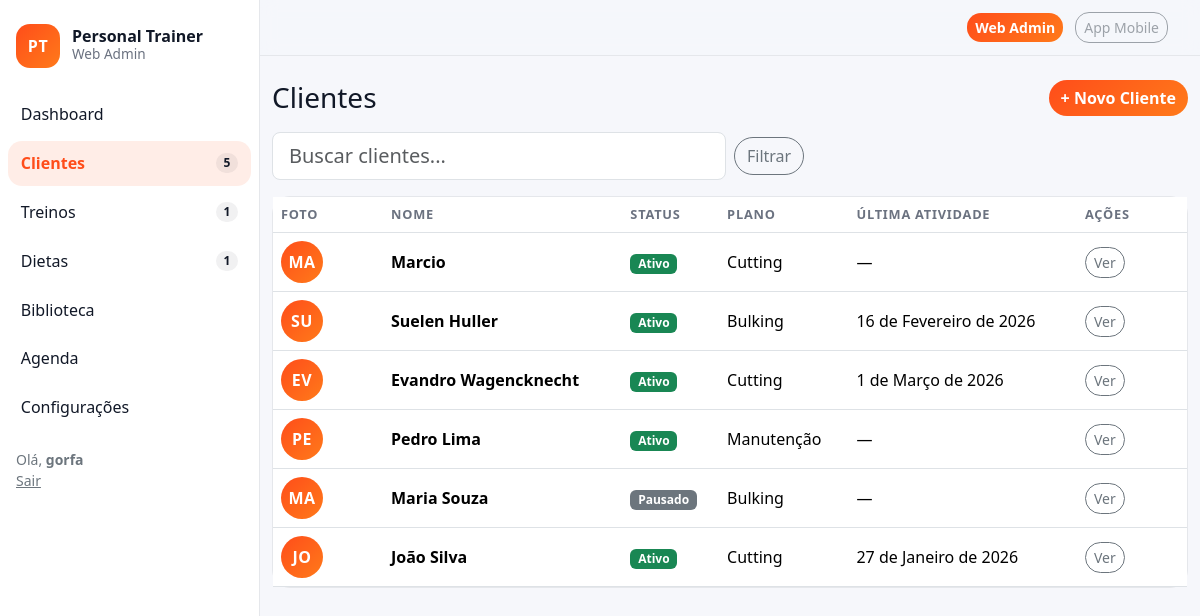
Page /crm/ (signed in) on the committed database.
### crm/models.py (models this page shows, shortened)
class Client(models.Model):
    class Status(models.TextChoices):
        ACTIVE = "active", "Ativo"
        PAUSED = "paused", "Pausado"
        ARCHIVED = "archived", "Arquivado"
    full_name = models.CharField("Nome", max_length=160)
    age = models.PositiveIntegerField("Idade", default=0)
    weight_kg = models.DecimalField("Peso (kg)", max_digits=5, decimal_places=1, default=0)
    height_m = models.DecimalField("Altura (m)", max_digits=4, decimal_places=2, default=0)
    status = models.CharField(max_length=16, choices=Status.choices, default=Status.ACTIVE)
    plan = models.ForeignKey(Plan, on_delete=models.SET_NULL, null=True, blank=True)
    last_activity_at = models.DateField("Última atividade", null=True, blank=True)
    created_at = models.DateTimeField(auto_now_add=True)

class Plan(models.Model):
    name = models.CharField(max_length=80, unique=True)
    def __str__(self) -> str:
        return self.name

### crm/views.py (the view)
# urls.py: path("", views.ClientListView.as_view(), name="client_list"),
class ClientListView(LoginRequiredMixin, ListView):
    model = Client
    template_name = "crm/client_list.html"
    context_object_name = "clients"
    paginate_by = 20
    def get_queryset(self):
        qs = super().get_queryset().select_related("plan").order_by("-created_at")
        q = self.request.GET.get("q")
        if q:
            qs = qs.filter(full_name__icontains=q)
        return qs

### core/context_processors.py (called while the page is built)
def nav_counts(request):
    try:
        return {
            "nav_clients_count": Client.objects.filter(status=Client.Status.ACTIVE).count(),
            "nav_workouts_today": WorkoutPlan.objects.filter(is_active=True).count(),
            "nav_diets_active": DietPlan.objects.filter(is_active=True).count(),
            "nav_alerts_count": Alert.objects.filter(is_open=True).count(),
        }
    except Exception:
        return {"nav_clients_count": 0, "nav_workouts_today": 0, "nav_diets_active": 0, "nav_alerts_count": 0}

### crm/templates/crm/client_list.html (shortened to what this page needs)
{% extends "base.html" %}
{% block content %}
<div class="d-flex align-items-center justify-content-between mb-3">
  <h1 class="h3 mb-0">Clientes</h1>
  <a class="btn btn-brand btn-pill" href="{% url 'crm:client_create' %}">+ Novo Cliente</a>
</div>
<form class="row g-2 align-items-center mb-3" method="get">
  <div class="col-12 col-md-6">
    <input class="form-control form-control-lg" name="q" value="{{ request.GET.q }}" placeholder="Buscar clientes...">
  </div>
  <div class="col-auto">
    <button class="btn btn-outline-secondary btn-pill" type="submit">Filtrar</button>
  </div>
</form>
<div class="card">
  <div class="card-body p-0">
    <div class="table-responsive">
      <table class="table table-hover align-middle mb-0">
        <thead>
          <tr>
            <th style="width:110px;">Foto</th>
            <th>Nome</th>
            <th>Status</th>
            <th>Plano</th>
            <th>Última atividade</th>
            <th style="width:110px;">Ações</th>
          </tr>
        </thead>
        <tbody>
          {% for c in clients %}
          <tr>
            <td>
              <div class="brand-mark" style="width:42px;height:42px;border-radius:999px;">
                {{ c.full_name|slice:":1"|upper }}{{ c.full_name|slice:"1:2"|upper }}
              </div>
            </td>
            <td class="fw-bold">{{ c.full_name }}</td>
            <td>
              {% if c.status == 'active' %}
                <span class="badge text-bg-success">Ativo</span>
              {% elif c.status == 'paused' %}
                <span class="badge text-bg-secondary">Pausado</span>
              {% else %}
                <span class="badge text-bg-light">Arquivado</span>
              {% endif %}
            </td>
            <td>{{ c.plan|default:"—" }}</td>
            <td>{{ c.last_activity_at|default:"—" }}</td>
            <td>
              <a class="btn btn-sm btn-outline-secondary btn-pill" href="{% url 'crm:client_detail' c.pk %}">Ver</a>
            </td>
          </tr>
          {% empty %}
          <tr><td colspan="6" class="text-center text-secondary py-4">Nenhum cliente encontrado.</td></tr>
          {% endfor %}
        </tbody>
      </table>
    </div>
  </div>
</div>
{% endblock %}

### templates/base.html (shortened to what this page needs)
{% load static %}
<!doctype html>
<html lang="pt-br">
<head>
  <link href="https://cdn.jsdelivr.net/npm/bootstrap@5.3.3/dist/css/bootstrap.min.css" rel="stylesheet">
  <link href="{% static 'css/theme.css' %}" rel="stylesheet">
</head>
<body class="app-body">
  <div class="app-shell">
    <aside class="app-sidebar">
      <div class="px-3 py-4">
        <div class="brand">
          <div class="brand-mark">PT</div>
          <div class="brand-name">
            <div class="brand-title">Personal Trainer</div>
            <div class="brand-sub">Web Admin</div>
          </div>
        </div>
      </div>
      <nav class="nav flex-column px-2">
        <a class="nav-link {% if request.resolver_match.url_name == 'dashboard' %}active{% endif %}"
           href="{% url 'dashboard' %}">
          <span>Dashboard</span>
        </a>
        <a class="nav-link {% if request.path|slice:':5' == '/crm/' %}active{% endif %}"
           href="{% url 'crm:client_list' %}">
          <span>Clientes</span>
          <span class="badge badge-metric">{{ nav_clients_count }}</span>
        </a>
        <a class="nav-link {% if request.path|slice:':9' == '/treinos/' %}active{% endif %}"
           href="{% url 'workouts:workout_list' %}">
          <span>Treinos</span>
          <span class="badge badge-metric">{{ nav_workouts_today }}</span>
        </a>
        <a class="nav-link {% if request.path|slice:':8' == '/dietas/' %}active{% endif %}"
           href="{% url 'diets:diet_list' %}">
          <span>Dietas</span>
          <span class="badge badge-metric">{{ nav_diets_active }}</span>
        </a>
        <a class="nav-link {% if request.path|slice:':12' == '/biblioteca/' %}active{% endif %}"
           href="{% url 'library:exercises' %}">
          <span>Biblioteca</span>
        </a>
        <a class="nav-link {% if request.path|slice:':10' == '/agenda/' %}active{% endif %}"
           href="{% url 'agenda:calendar' %}">
          <span>Agenda</span>
        </a>
        <a class="nav-link {% if request.path|slice:':10' == '/anamnese/' %}active{% endif %}"
           href="{% url 'anamnesis:builder' %}">
          <span>Configurações</span>
        </a>
        <div class="mt-3 px-2 small text-secondary">
          {% if request.user.is_authenticated %}
            Olá, <strong>{{ request.user.get_short_name|default:request.user.username }}</strong><br>
            <a class="link-secondary" href="{% url 'logout' %}">Sair</a>
          {% else %}
            <a class="link-secondary" href="{% url 'login' %}">Entrar</a>
          {% endif %}
        </div>
      </nav>
    </aside>
    <main class="app-main">
      <header class="app-topbar">
        <div class="container-fluid d-flex align-items-center justify-content-end">
          <div class="topbar-switch ms-auto">
            <a class="btn btn-brand btn-sm me-2" href="/admin/">Web Admin</a>
            <span class="btn btn-outline-secondary btn-sm disabled" aria-disabled="true">App Mobile</span>
          </div>
        </div>
      </header>
      <section class="app-content container-fluid py-4">
        {% block content %}{% endblock %}
      </section>
    </main>
  </div>
</body>
</html>

### static/css/theme.css (style rules this page uses)
:root { --brand:#ff4d1a; --brand-2:#ff7a1a; --brand-soft: rgba(255,77,26,.10); --danger:#ff2d55; --bg:#f6f7fb; --text:#111827; --muted:#6b7280; --card:#ffffff; --border:#e5e7eb; --radius:18px; }
* { box-sizing:border-box }
body { font-family: ui-sans-serif, system-ui, -apple-system, Segoe UI, Roboto, Arial, "Apple Color Emoji","Segoe UI Emoji"; }
.app-body { background:var(--bg); color:var(--text); }
.app-shell { display:flex; min-height:100vh; }
.app-sidebar { width:260px; background:#fff; border-right:1px solid var(--border); position:sticky; top:0; height:100vh; }
.brand { display:flex; align-items:center; gap:12px; }
.brand-mark { width:44px; height:44px; border-radius:14px; background:linear-gradient(135deg,var(--brand),var(--brand-2)); color:#fff; display:flex; align-items:center; justify-content:center; font-weight:900; letter-spacing:.5px; }
.brand-title { font-weight:800; line-height:1; }
.brand-sub { color:var(--muted); font-size:.85rem; }
.app-sidebar .nav-link { display:flex; align-items:center; justify-content:space-between; border-radius:14px; padding:.65rem .8rem; color:#111827; margin-bottom:.25rem; }
.app-sidebar .nav-link.active { background:var(--brand-soft); color:var(--brand); font-weight:700; }
.badge-metric { background:rgba(17,24,39,.06); color:#111827; font-weight:700; border-radius:999px; }
.app-main { flex:1; min-width:0; }
.app-topbar { position:sticky; top:0; z-index:10; background:rgba(246,247,251,.9); backdrop-filter: blur(8px); border-bottom:1px solid var(--border); padding:.75rem 0; }
.btn-brand { background:linear-gradient(135deg,var(--brand),var(--brand-2)); border:0; color:#fff; font-weight:800; border-radius:14px; }
.btn-outline-secondary { border-radius:14px; }
.app-content { padding-bottom:40px; }
.card { border:1px solid var(--border); border-radius:var(--radius); }
.table thead th { color:var(--muted); font-weight:800; font-size:.8rem; text-transform:uppercase; letter-spacing:.06em; }
.btn-pill { border-radius:999px; }
.app-topbar { padding: 12px 20px; }
.topbar-switch { margin-left: auto; }

### rows in the picture
Client: full_name "M", full_name "A", full_name "Marcio", status "Ativo", plan "Cutting", last_activity_at "—"
Client: full_name "S", full_name "U", full_name "Suelen Huller", status "Ativo", plan "Bulking", last_activity_at "16 de Fevereiro de 2026"
Client: full_name "E", full_name "V", full_name "Evandro Wagencknecht", status "Ativo", plan "Cutting", last_activity_at "1 de Março de 2026"
Client: full_name "P", full_name "E", full_name "Pedro Lima", status "Ativo", plan "Manutenção", last_activity_at "—"
Client: full_name "M", full_name "A", full_name "Maria Souza", status "Pausado", plan "Bulking", last_activity_at "—"
Client: full_name "J", full_name "O", full_name "João Silva", status "Ativo", plan "Cutting", last_activity_at "27 de Janeiro de 2026"

### other values in the picture
{{ nav_clients_count }} "5"
{{ nav_workouts_today }} "1"
{{ nav_diets_active }} "1"
{{ request.user.get_short_name|default:request.user.username }} "gorfa"
